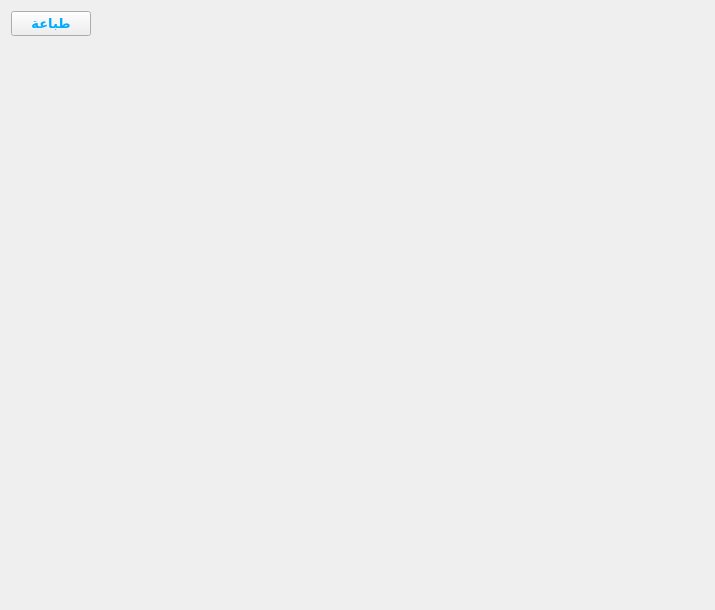
<?xml version="1.0" encoding="UTF-8"?>
<ui version="4.0">
 <class>Mygraph</class>
 <widget class="QWidget" name="Mygraph">
  <property name="geometry">
   <rect>
    <x>0</x>
    <y>0</y>
    <width>715</width>
    <height>610</height>
   </rect>
  </property>
  <property name="sizePolicy">
   <sizepolicy hsizetype="Fixed" vsizetype="Fixed">
    <horstretch>0</horstretch>
    <verstretch>0</verstretch>
   </sizepolicy>
  </property>
  <property name="minimumSize">
   <size>
    <width>715</width>
    <height>610</height>
   </size>
  </property>
  <property name="maximumSize">
   <size>
    <width>716</width>
    <height>610</height>
   </size>
  </property>
  <property name="windowTitle">
   <string>Form</string>
  </property>
  <property name="layoutDirection">
   <enum>Qt::RightToLeft</enum>
  </property>
  <layout class="QVBoxLayout" name="verticalLayout_2">
   <item>
    <layout class="QVBoxLayout" name="verticalLayout">
     <item>
      <layout class="QHBoxLayout" name="horizontalLayout">
       <item>
        <spacer name="horizontalSpacer">
         <property name="orientation">
          <enum>Qt::Horizontal</enum>
         </property>
         <property name="sizeHint" stdset="0">
          <size>
           <width>40</width>
           <height>20</height>
          </size>
         </property>
        </spacer>
       </item>
       <item>
        <widget class="QPushButton" name="pushButtonPrint">
         <property name="palette">
          <palette>
           <active>
            <colorrole role="ButtonText">
             <brush brushstyle="SolidPattern">
              <color alpha="255">
               <red>0</red>
               <green>170</green>
               <blue>255</blue>
              </color>
             </brush>
            </colorrole>
           </active>
           <inactive>
            <colorrole role="ButtonText">
             <brush brushstyle="SolidPattern">
              <color alpha="255">
               <red>0</red>
               <green>170</green>
               <blue>255</blue>
              </color>
             </brush>
            </colorrole>
           </inactive>
           <disabled>
            <colorrole role="ButtonText">
             <brush brushstyle="SolidPattern">
              <color alpha="255">
               <red>120</red>
               <green>120</green>
               <blue>120</blue>
              </color>
             </brush>
            </colorrole>
           </disabled>
          </palette>
         </property>
         <property name="font">
          <font>
           <pointsize>10</pointsize>
           <weight>75</weight>
           <bold>true</bold>
          </font>
         </property>
         <property name="toolTip">
          <string>&lt;html&gt;&lt;head/&gt;&lt;body&gt;&lt;p&gt;&lt;span style=&quot; color:#00aaff;&quot;&gt;للطباعة اختصار المفتاح : F8&lt;/span&gt;&lt;/p&gt;&lt;p&gt;&lt;br/&gt;&lt;/p&gt;&lt;/body&gt;&lt;/html&gt;</string>
         </property>
         <property name="text">
          <string>طباعة</string>
         </property>
         <property name="icon">
          <iconset resource="images.qrc">
           <normaloff>:/image/Print.png</normaloff>:/image/Print.png</iconset>
         </property>
         <property name="iconSize">
          <size>
           <width>20</width>
           <height>20</height>
          </size>
         </property>
         <property name="shortcut">
          <string>F8</string>
         </property>
        </widget>
       </item>
      </layout>
     </item>
     <item>
      <spacer name="verticalSpacer">
       <property name="orientation">
        <enum>Qt::Vertical</enum>
       </property>
       <property name="sizeHint" stdset="0">
        <size>
         <width>20</width>
         <height>40</height>
        </size>
       </property>
      </spacer>
     </item>
    </layout>
   </item>
  </layout>
 </widget>
 <resources>
  <include location="images.qrc"/>
 </resources>
 <connections/>
</ui>
